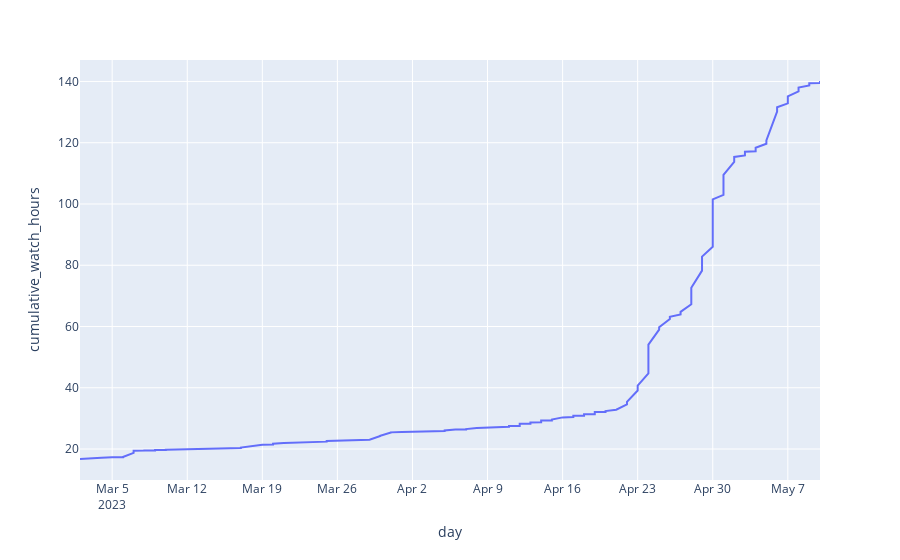

Notebook source saved alongside this figure:
### Code cell
fig1 = px.line(df_video_and_live_2023, x='day', y='cumulative_watch_hours')
fig1.show()
